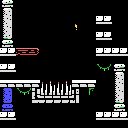

Tiled map render using the project's own tile images. Description and the whole map definition, tile-layer contents included, below:
An orthogonal 16x16 tile map with 8x8 px tiles, 1 tile layer (Tile Layer 1).

<map version="1.0" tiledversion="1.0.2" orientation="orthogonal" renderorder="right-down" width="16" height="16" tilewidth="8" tileheight="8" nextobjectid="1">
 <tileset firstgid="1" name="tiles-outer-ruins" tilewidth="8" tileheight="8" tilecount="256" columns="16">
  <image source="tiles-outer-ruins.png" width="128" height="128" />
 </tileset>
 <layer name="Tile Layer 1" width="16" height="16">
  <data encoding="csv">
251,252,1,1,1,1,1,1,1,1,1,1,1,1,1,1,
255,256,1,1,1,1,1,1,1,1,1,1,1,1,1,1,
249,250,1,1,1,1,1,1,1,1,1,1,150,150,1,1,
249,250,1,1,1,1,1,1,1,134,1,1,1,1,1,1,
253,254,1,1,1,1,1,1,1,1,1,1,150,150,1,1,
251,252,1,1,1,1,1,1,1,1,1,1,1,1,1,1,
150,150,137,138,139,1,1,1,1,1,1,1,150,150,150,150,
1,1,1,1,1,1,1,1,1,1,1,1,1,1,1,1,
150,150,1,1,1,1,1,1,1,1,1,1,10,11,251,252,
1,1,1,1,1,1,1,1,1,1,1,1,1,1,255,256,
158,158,158,158,158,125,126,125,126,158,158,158,1,1,249,250,
60,61,10,11,144,127,128,127,128,146,1,21,1,1,249,250,
62,63,1,1,147,148,148,148,148,149,1,1,1,1,253,254,
48,65,1,1,1,1,1,1,1,1,1,1,1,1,251,252,
150,150,1,1,1,1,1,1,1,1,1,1,150,150,150,150,
1,1,1,1,1,1,1,1,1,1,1,1,1,1,1,1
</data>
 </layer>
</map>
